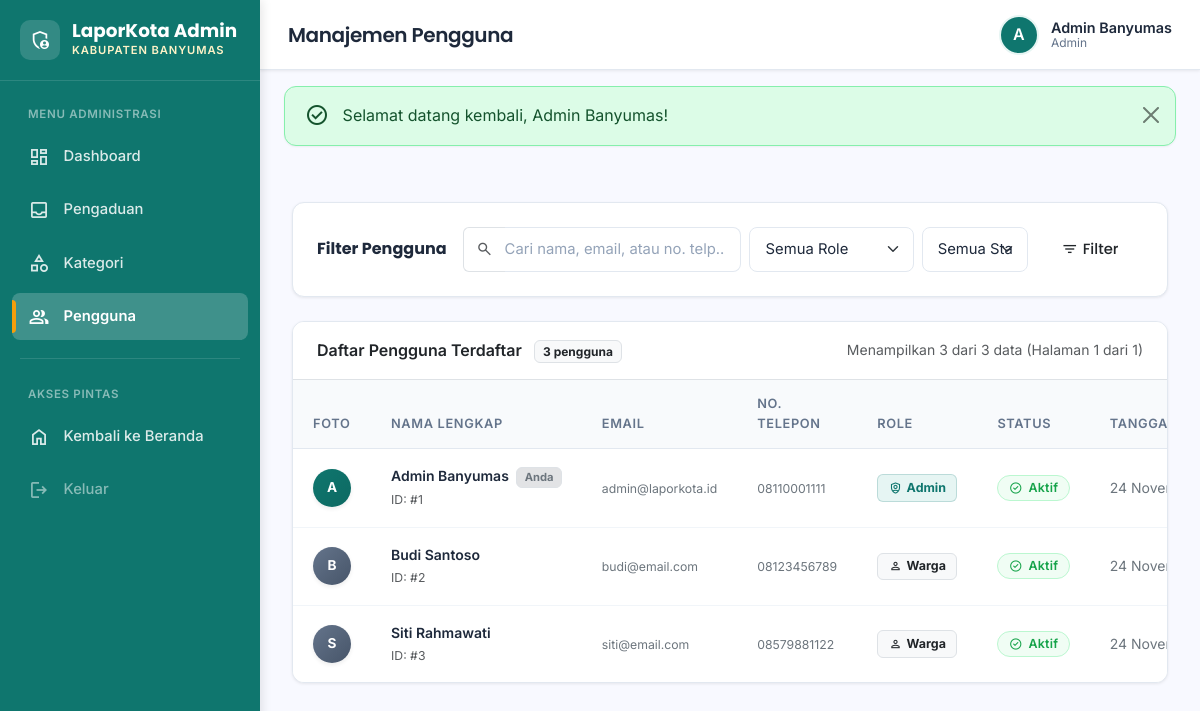
The page /admin/users.php (signed in) on the database its author committed.
### tables this page shows
CREATE TABLE users (
    id          INT AUTO_INCREMENT PRIMARY KEY,
    name        VARCHAR(100)  NOT NULL,
    email       VARCHAR(150)  NOT NULL UNIQUE,
    phone       VARCHAR(20)   DEFAULT NULL,
    password    VARCHAR(255)  NOT NULL,
    role        ENUM('warga','admin') NOT NULL DEFAULT 'warga',
    photo       VARCHAR(255)  DEFAULT NULL,
    is_active   TINYINT(1)    NOT NULL DEFAULT 1,
    created_at  DATETIME      NOT NULL DEFAULT CURRENT_TIMESTAMP,
    updated_at  DATETIME      NOT NULL DEFAULT CURRENT_TIMESTAMP ON UPDATE CURRENT_TIMESTAMP
);

### includes/helpers.php (called while the page is built, shortened)
<?php
function e($str) {
    return htmlspecialchars($str ?? '', ENT_QUOTES, 'UTF-8');
}
function base_url($path = '') {
    return '/aduan-kota/' . ltrim($path, '/');
}
function get_flash($key) {
    $k = 'flash_' . $key;
    $msg = $_SESSION[$k] ?? null;
    return $msg;
}
function paginate($totalRows, $perPage, $currentPage) {
    $totalPages = max(1, ceil($totalRows / $perPage));
    $currentPage = max(1, min($currentPage, $totalPages));
    $offset = ($currentPage - 1) * $perPage;
    return [
        'total_rows'   => $totalRows,
        'per_page'     => $perPage,
        'current_page' => $currentPage,
        'total_pages'  => $totalPages,
        'offset'       => $offset
    ];
}
function formatDate($datetime) {
    $months = [
        1 => 'Januari', 2 => 'Februari', 3 => 'Maret',
        4 => 'April', 5 => 'Mei', 6 => 'Juni',
        7 => 'Juli', 8 => 'Agustus', 9 => 'September',
        10 => 'Oktober', 11 => 'November', 12 => 'Desember'
    ];
    $dt = new DateTime($datetime);
    $day   = $dt->format('j');
    $month = $months[(int)$dt->format('n')];
    $year  = $dt->format('Y');
    $time  = $dt->format('H:i');
    return "{$day} {$month} {$year}, {$time} WIB";
}

### includes/auth.php (called while the page is built, shortened)
<?php
function currentUser() {
    return [
        'id'    => $_SESSION['user_id'],
        'name'  => $_SESSION['user_name'],
        'email' => $_SESSION['user_email'],
        'role'  => $_SESSION['user_role'],
        'photo' => $_SESSION['user_photo'] ?? null,
        'phone' => $_SESSION['user_phone'] ?? null
    ];
}

### admin/users.php (the view, shortened to what this page needs)
<?php
require_once __DIR__ . '/../includes/auth.php';
require_once __DIR__ . '/../includes/helpers.php';
$pageTitle = 'Manajemen Pengguna';
$currentAdmin = currentUser();
$currentAdminId = (int)($currentAdmin['id'] ?? 0);
$search       = trim($_GET['search'] ?? '');
$bindTypes    = '';
$bindParams   = [];
$whereSql = '';
$countSql = "SELECT COUNT(*) AS total FROM users {$whereSql}";
$countStmt = $conn->prepare($countSql);
$countStmt->execute();
$totalRows = (int)$countStmt->get_result()->fetch_assoc()['total'];
$currentPage = isset($_GET['page']) ? (int)$_GET['page'] : 1;
$pagination  = paginate($totalRows, 15, $currentPage);
$dataSql = "SELECT id, name, email, phone, role, photo, is_active, created_at
            FROM users
            {$whereSql}
            ORDER BY created_at DESC
            LIMIT ? OFFSET ?";
$dataBindTypes = $bindTypes . 'ii';
$dataBindParams = $bindParams;
$dataBindParams[] = $pagination['per_page'];
$dataBindParams[] = $pagination['offset'];
$dataStmt = $conn->prepare($dataSql);
$dataStmt->bind_param($dataBindTypes, ...$dataBindParams);
$dataStmt->execute();
$usersList = $dataStmt->get_result()->fetch_all(MYSQLI_ASSOC);
include __DIR__ . '/../includes/sidebar.php';
?>
<div class="card card-custom p-4 mb-4">
    <div class="row g-3 align-items-center">
        <div class="col-12 col-md-auto">
            <h5 class="mb-0 fs-6 fw-bold">Filter Pengguna</h5>
        </div>
        <div class="col-12 col-md">
            <form method="GET" action="<?= base_url('admin/users.php') ?>" class="row g-2 align-items-center">
                <div class="col-12 col-sm-6 col-lg-5">
                    <div class="input-group">
                        <span class="input-group-text bg-white border-end-0 text-muted">
                            <span class="material-symbols-outlined" style="font-size: 18px;">search</span>
                        </span>
                        <input type="text" name="search" class="form-control border-start-0 ps-0" placeholder="Cari nama, email, atau no. telp..." value="<?= e($search) ?>">
                    </div>
                </div>
                <div class="col-12 col-sm-6 col-lg-3">
                    <select name="role" class="form-select">
                        <option value="">Semua Role</option>
                    </select>
                </div>
                <div class="col-12 col-sm-6 col-lg-2">
                    <select name="status" class="form-select">
                        <option value="">Semua Status</option>
                    </select>
                </div>
                <div class="col-12 col-sm-6 col-lg-2 d-flex gap-2">
                    <button type="submit" class="btn btn-teal w-100 d-flex align-items-center justify-content-center gap-1">
                        <span class="material-symbols-outlined" style="font-size: 18px;">filter_list</span>
                        <span>Filter</span>
                    </button>
                </div>
            </form>
        </div>
    </div>
</div>
<div class="card card-custom overflow-hidden mb-4">
    <div class="p-3 px-4 border-bottom bg-white d-flex align-items-center justify-content-between">
        <div>
            <span class="fw-semibold">Daftar Pengguna Terdaftar</span>
            <span class="badge bg-light text-dark ms-2 border"><?= number_format($totalRows, 0, ',', '.') ?> pengguna</span>
        </div>
        <div class="text-muted small">
            Menampilkan <?= count($usersList) ?> dari <?= $totalRows ?> data (Halaman <?= $pagination['current_page'] ?> dari <?= $pagination['total_pages'] ?>)
        </div>
    </div>
    <div class="table-responsive">
        <table class="table table-custom align-middle">
            <thead>
                <tr>
                    <th style="width: 60px;">Foto</th>
                    <th>Nama Lengkap</th>
                    <th>Email</th>
                    <th>No. Telepon</th>
                    <th>Role</th>
                    <th>Status</th>
                    <th>Tanggal Terdaftar</th>
                </tr>
            </thead>
            <tbody>
                <?php if (empty($usersList)): ?>
                    <tr>
                        <td colspan="8" class="text-center py-5 text-muted">
                            <span class="material-symbols-outlined d-block mb-2 text-secondary" style="font-size: 40px;">group_off</span>
                            Tidak ada data pengguna yang cocok dengan kriteria pencarian.
                        </td>
                    </tr>
                <?php else: ?>
                    <?php foreach ($usersList as $u): ?>
                        <?php $isSelf = ((int)$u['id'] === $currentAdminId); ?>
                        <tr>
                            <td>
                                <?php if (!empty($u['photo'])): ?>
                                    <img src="<?= base_url('uploads/' . $u['photo']) ?>" alt="<?= e($u['name']) ?>" style="width: 38px; height: 38px; object-fit: cover; border-radius: 50%; border: 1px solid var(--border-color);">
                                <?php else: ?>
                                    <div class="rounded-circle d-flex align-items-center justify-content-center text-white fw-bold shadow-sm" style="width: 38px; height: 38px; background: linear-gradient(135deg, <?= $u['role'] === 'admin' ? '#0F766E, #0D6962' : '#64748B, #475569' ?>); font-size: 0.85rem;">
                                        <?= strtoupper(substr($u['name'], 0, 1)) ?>
                                    </div>
                                <?php endif; ?>
                            </td>
                            <td>
                                <div class="fw-semibold text-truncate" style="max-width: 200px;" title="<?= e($u['name']) ?>">
                                    <?= e($u['name']) ?>
                                    <?php if ($isSelf): ?>
                                        <span class="badge bg-secondary-subtle text-secondary border ms-1" style="font-size: 0.7rem;">Anda</span>
                                    <?php endif; ?>
                                </div>
                                <span class="text-muted small">ID: #<?= (int)$u['id'] ?></span>
                            </td>
                            <td>
                                <span class="text-secondary small"><?= e($u['email']) ?></span>
                            </td>
                            <td>
                                <?php if (!empty($u['phone'])): ?>
                                    <span class="text-secondary small"><?= e($u['phone']) ?></span>
                                <?php else: ?>
                                    <span class="text-muted small">—</span>
                                <?php endif; ?>
                            </td>
                            <td>
                                <?php if ($u['role'] === 'admin'): ?>
                                    <span class="badge d-inline-flex align-items-center gap-1" style="background-color: var(--primary-light); color: var(--primary); border: 1px solid rgba(15, 118, 110, 0.2); font-size: 0.78rem; padding: 0.35rem 0.65rem;">
                                        <span class="material-symbols-outlined" style="font-size: 14px;">shield_person</span>
                                        <span>Admin</span>
                                    </span>
                                <?php else: ?>
                                    <span class="badge d-inline-flex align-items-center gap-1 bg-light text-dark border" style="font-size: 0.78rem; padding: 0.35rem 0.65rem;">
                                        <span class="material-symbols-outlined" style="font-size: 14px;">person</span>
                                        <span>Warga</span>
                                    </span>
                                <?php endif; ?>
                            </td>
                            <td>
                                <?php if ($u['is_active']): ?>
                                    <span class="badge-status badge-selesai" style="font-size: 0.78rem; padding: 0.25rem 0.65rem;">
                                        <span class="material-symbols-outlined" style="font-size: 14px;">check_circle</span>
                                        <span>Aktif</span>
                                    </span>
                                <?php endif; ?>
                            </td>
                            <td class="text-secondary small" style="white-space: nowrap;">
                                <?= formatDate($u['created_at']) ?>
                            </td>
                        </tr>
                    <?php endforeach; ?>
                <?php endif; ?>
            </tbody>
        </table>
    </div>
</div>
    </div>
</div>
</body>
</html>

### includes/sidebar.php (shortened to what this page needs)
<?php
require_once __DIR__ . '/../includes/auth.php';
require_once __DIR__ . '/../includes/helpers.php';
$currentUser   = currentUser();
$currentPage   = basename($_SERVER['PHP_SELF']);
$topbarTitle   = isset($pageTitle) && !empty($pageTitle) ? $pageTitle : 'Dashboard';
?>
<!DOCTYPE html>
<html lang="id">
<head>
  <link rel="stylesheet" href="https://cdn.jsdelivr.net/npm/bootstrap@5.3.3/dist/css/bootstrap.min.css">
  <link rel="stylesheet" href="https://unpkg.com/leaflet@1.9.4/dist/leaflet.css">
  <link rel="stylesheet" href="<?= base_url('assets/css/style.css') ?>">
</head>
<body class="admin-body">
  <aside class="sidebar">
    <div class="sidebar-header">
      <div class="sidebar-logo-icon">
        <span class="material-symbols-outlined">admin_panel_settings</span>
      </div>
      <div class="sidebar-brand-text">
        <span class="sidebar-brand-title">LaporKota Admin</span>
        <span class="sidebar-brand-badge">Kabupaten Banyumas</span>
      </div>
    </div>
    <ul class="sidebar-nav">
      <li class="sidebar-label">Menu Administrasi</li>
      <li class="sidebar-item">
        <a href="<?= base_url('admin/dashboard.php') ?>" class="sidebar-link <?= in_array($currentPage, ['dashboard.php', 'index.php']) ? 'active' : '' ?>">
          <span class="material-symbols-outlined">dashboard</span>
          <span>Dashboard</span>
        </a>
      </li>
      <li class="sidebar-item">
        <a href="<?= base_url('admin/complaints.php') ?>" class="sidebar-link <?= in_array($currentPage, ['complaints.php', 'pengaduan.php', 'complaint-detail.php', 'detail-pengaduan.php']) ? 'active' : '' ?>">
          <span class="material-symbols-outlined">inbox</span>
          <span>Pengaduan</span>
        </a>
      </li>
      <li class="sidebar-item">
        <a href="<?= base_url('admin/categories.php') ?>" class="sidebar-link <?= in_array($currentPage, ['categories.php', 'kategori.php']) ? 'active' : '' ?>">
          <span class="material-symbols-outlined">category</span>
          <span>Kategori</span>
        </a>
      </li>
      <li class="sidebar-item">
        <a href="<?= base_url('admin/users.php') ?>" class="sidebar-link <?= in_array($currentPage, ['users.php', 'pengguna.php']) ? 'active' : '' ?>">
          <span class="material-symbols-outlined">group</span>
          <span>Pengguna</span>
        </a>
      </li>
      <li class="sidebar-divider"></li>
      <li class="sidebar-label">Akses Pintas</li>
      <li class="sidebar-item">
        <a href="<?= base_url('') ?>" class="sidebar-link">
          <span class="material-symbols-outlined">home</span>
          <span>Kembali ke Beranda</span>
        </a>
      </li>
      <li class="sidebar-item">
        <a href="<?= base_url('auth/logout.php') ?>" class="sidebar-link text-white-50" data-confirm="Apakah Anda yakin ingin keluar dari sesi admin?">
          <span class="material-symbols-outlined">logout</span>
          <span>Keluar</span>
        </a>
      </li>
    </ul>
  </aside>
  <div class="admin-wrapper">
    <header class="admin-topbar">
      <div class="admin-topbar-left">
        <h1 class="admin-topbar-title"><?= e($topbarTitle) ?></h1>
      </div>
      <div class="admin-topbar-right">
        <div class="admin-user-profile">
          <?php if (!empty($currentUser['photo'])): ?>
            <img src="<?= base_url('uploads/' . e($currentUser['photo'])) ?>" alt="<?= e($currentUser['name']) ?>" class="admin-user-avatar">
          <?php else: ?>
            <div class="admin-user-avatar">
              <?= e(strtoupper(substr($currentUser['name'] ?? 'A', 0, 1))) ?>
            </div>
          <?php endif; ?>
          <div class="admin-user-info d-none d-sm-flex">
            <span class="admin-user-name"><?= e($currentUser['name'] ?? 'Administrator') ?></span>
            <span class="admin-user-role"><?= e(ucfirst($currentUser['role'] ?? 'admin')) ?></span>
          </div>
        </div>
      </div>
    </header>
    <?php
    $adminSuccess = get_flash('success');
    $adminError   = get_flash('error');
    $adminWarning = get_flash('warning');
    $adminInfo    = get_flash('info');
    ?>
    <?php if ($adminSuccess || $adminError || $adminWarning || $adminInfo): ?>
      <div class="px-4 pt-3">
        <?php if ($adminSuccess): ?>
          <div class="alert alert-custom alert-custom-success alert-dismissible fade show flash-message" role="alert">
            <span class="material-symbols-outlined">check_circle</span>
            <div class="flex-grow-1"><?= e($adminSuccess) ?></div>
            <button type="button" class="btn-close" data-bs-dismiss="alert" aria-label="Tutup"></button>
          </div>
        <?php endif; ?>
      </div>
    <?php endif; ?>
    <div class="admin-content">

### rows shown on the page
users: name "A", name "Admin Banyumas", role "Admin", shows "Anda", id "1", email "admin@laporkota.id", phone "08110001111", is_active 1 (drawn), created_at "24…"
users: name "B", name "Budi Santoso", id "2", email "budi@email.com", phone "08123456789", role "warga" (drawn), is_active 1 (drawn), created_at "24…"
users: name "S", name "Siti Rahmawati", id "3", email "siti@email.com", phone "08579881122", role "warga" (drawn), is_active 1 (drawn), created_at "24…"

### other values the page prints
$topbarTitle "Manajemen Pengguna"
$adminSuccess "Selamat datang kembali, Admin Banyumas!"
$totalRows "3"
count($usersList) "3"
$pagination['current_page'] "1"
$pagination['total_pages'] "1"
